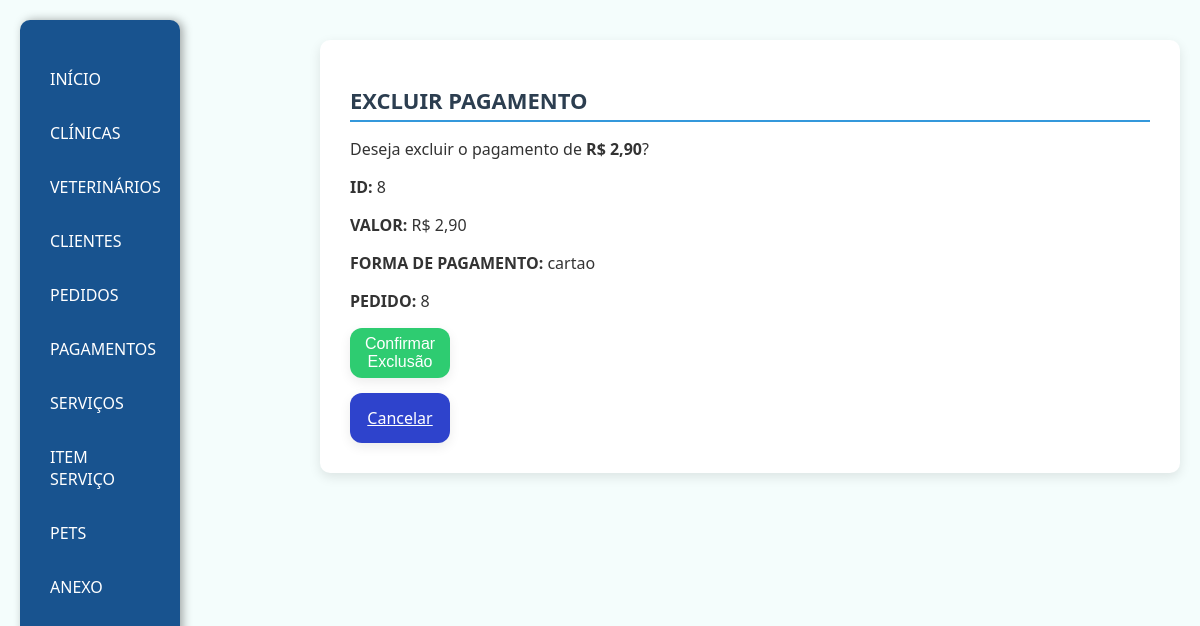
Screenshot of /excluirPagamento/8/ with the database file from the repository.
### app/models.py (models this page shows, shortened)
class Pagamento(models.Model):
    valor = models.DecimalField(max_digits=10, decimal_places=2)
    formaPagamento = models.CharField(max_length=50)
    idPedido = models.ForeignKey(Pedido, on_delete=models.CASCADE)

class Pedido(models.Model):
    dataPedido = models.DateTimeField(auto_now_add=True)
    valorTotal = models.DecimalField(max_digits=10, decimal_places=2, default=0)
    idCliente = models.ForeignKey(Cliente, on_delete=models.SET_NULL, null=True)
    idPet = models.ForeignKey(Pet, on_delete=models.SET_NULL, null=True)
    idVeterinario = models.ForeignKey(Veterinario, on_delete=models.SET_NULL, null=True)
    anexos = models.BooleanField(null=True)

### app/views.py (the view)
# urls.py: path('excluirPagamento/<int:id>/', views.excluirPagamento, name='excluirPagamento'),
def excluirPagamento(request, id):
    pagamentoExcluir = get_object_or_404(Pagamento, pk=id)
    if request.method == 'POST':
        pagamentoExcluir.delete()
        return redirect('pagamento')
    return render(request, 'pagamento/excluirPagamento.html', {
        "pagamento": pagamentoExcluir
    })

### app/templates/pagamento/excluirPagamento.html (shortened to what this page needs)
{% extends 'base.html' %}
{% load static %}
{%block estiloCss%}
<link rel="stylesheet" href="{%static 'css/padrao.css'%}">
{%endblock%}
{% block conteudo %}
<div class="cont">
    <h1><strong>EXCLUIR PAGAMENTO</strong></h1>
    <p>Deseja excluir o pagamento de <strong>R$ {{ pagamento.valor }}</strong>?</p>
    <div>
        <p><strong>ID:</strong> {{ pagamento.id }}</p>
        <p><strong>VALOR:</strong> R$ {{ pagamento.valor }}</p>
        <p><strong>FORMA DE PAGAMENTO:</strong> {{ pagamento.formaPagamento }}</p>
        <p><strong>PEDIDO:</strong> {{ pagamento.idPedido.id }}</p>
    </div>
    <form method="POST">
        <button type="submit">Confirmar Exclusão</button>
        <a class="btnA" href="{% url 'pagamento' %}">Cancelar</a>
    </form>
</div>
{% endblock %}

### app/static/css/base.css (style rules this page uses)
body { font-family: 'Segoe UI', sans-serif; background-color: #f4fdfc; margin: 0; padding: 20px; color: #333; display: flex; justify-content: space-between; }
form button { background-color: #2ecc71; color: #fff; border: none; padding: 12px 0; font-size: 16px; font-weight: 500; border-radius: 12px; cursor: pointer; transition: all 0.3s ease; box-shadow: 0 4px 12px rgba(0, 0, 0, 0.08); height: 50px; width: 100px; display: flex; align-items: center; justify-content: center; }

### app/static/css/padrao.css (style rules this page uses)
h1 { font-size: 22px; color: #2c3e50; margin-bottom: 15px; border-bottom: 2px solid #3498db; padding-bottom: 5px; }
form { display: flex; flex-direction: column; gap: 15px; }
form button { background-color: #2ecc71; color: #fff; border: none; padding: 12px 0; font-size: 16px; font-weight: 500; border-radius: 12px; cursor: pointer; transition: all 0.3s ease; box-shadow: 0 4px 12px rgba(0, 0, 0, 0.08); height: 50px; width: 100px; display: flex; align-items: center; justify-content: center; }
.btnA { background-color: #2e43cc; color: #fff; border: none; font-size: 16px; font-weight: 500; border-radius: 12px; cursor: pointer; transition: all 0.3s ease; box-shadow: 0 4px 12px rgba(0, 0, 0, 0.08); height: 50px; width: 100px; display: flex; align-items: center; justify-content: center; }

### rows the page displays
Pagamento: valor "2,90", id "8", formaPagamento "cartao", idPedido.id "8"
